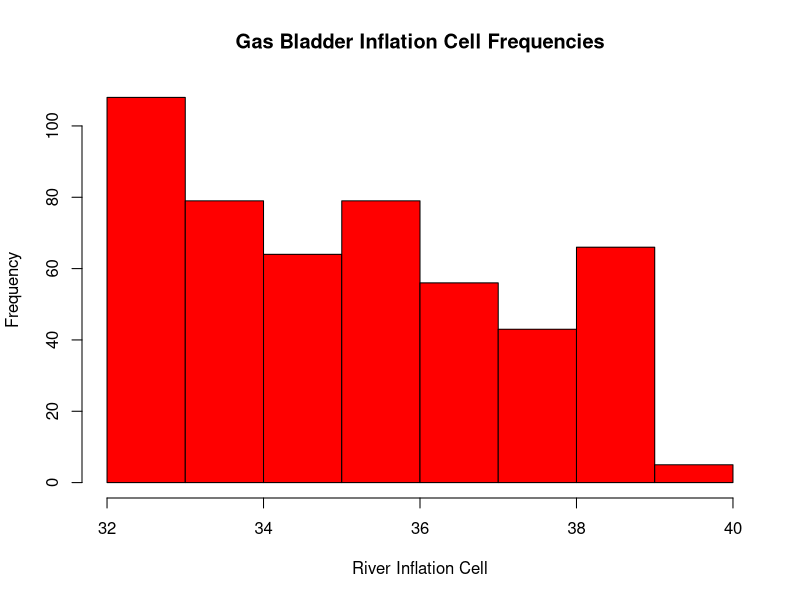

R code for this plot:
#input parameters
velocity_diff_min=0.002
velocity_diff_max=0.005
start_velocity=0.22
steps=150
cell_length=2500
inflation_time=90.00
gbi_time=floor(((rnorm(1,mean=inflation_time,sd=3))*60*60))
iterations=500

#set everything to 0 outside the loop
all_variance=0
x=0
OUTPUT=NULL

#Matrices for loop outputs 
time_matrix=matrix(nrow=steps,ncol=3)

random_velocity=matrix(nrow=steps,ncol=1)

final_cell_matrix=matrix(nrow=iterations,ncol = 1)

#Run a bunch of iterations of the model
for (p in 1:iterations){
  #input random velocities into the model
  random_velocity=matrix(nrow=steps,ncol=1)
  all_variance=0
  x=0
  for (i in 1:steps){
    x[i]=runif(1,min=velocity_diff_min,max=velocity_diff_max)
    all_variance=all_variance+x
    random_velocity[i]=start_velocity+all_variance
  }
  #random velocity output
  random_velocity[p]
  time_matrix=matrix(nrow=steps,ncol=3)
  OUTPUT=NULL
  #loop for gas bladder inflation cells 
  for (r in 1:steps){ 
    #cell length
    length=cell_length
    time_matrix[r,2]=length/random_velocity[r,]
    time_matrix[,1]=(1:steps)
    time_matrix[r,3]=sum(time_matrix[1:r,2])
    total_time=time_matrix[r,3]
    #if statement to tell loop to stop once they reach gbi stage 
    if(total_time>=gbi_time){
      #output of which cell individual reaches gbi stage in
      stage_cell = c(r, sum(time_matrix[1:r,2]))  
      OUTPUT = rbind(OUTPUT, stage_cell)
      break
    }
    OUTPUT[p]
  }
  final_cell_matrix[p]=OUTPUT[,1]
}


#matrices with cells that individual reaches gbi stage for each iteration
final_cell_matrix

#average of the final cell where eggs hatch 
target_area=mean(final_cell_matrix)
#min and max values to input into the histogram 
lowest_cell=min(final_cell_matrix)
highest_cell=max(final_cell_matrix)

#histogram of the Inflation cells from my model 
hist(final_cell_matrix, xlab = 'River Inflation Cell',main = 'Gas Bladder Inflation Cell Frequencies',breaks=lowest_cell:highest_cell,col='red',xlim = c(lowest_cell,highest_cell))

#Summary of values from the moodel
summary(final_cell_matrix)



